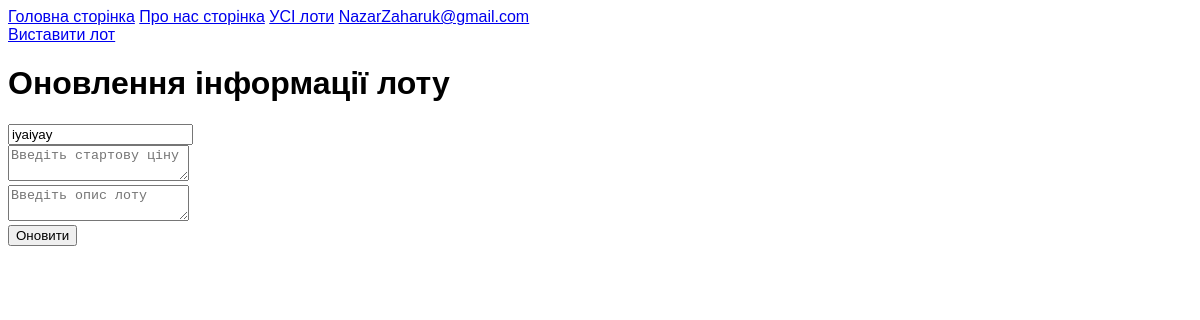
/posts/1/update (signed in), run on an earlier commit of the app's database.
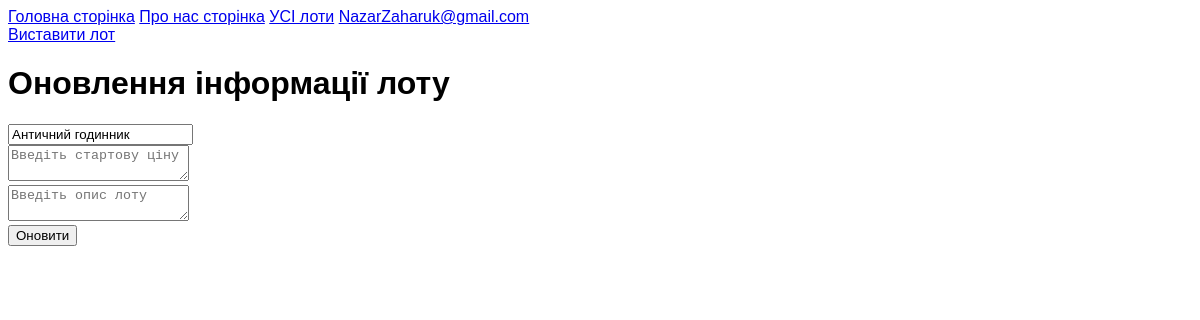
And on a later commit of the database.
### models.py (models this page shows, shortened)
class Lot(db.Model):
    id = db.Column(db.Integer, primary_key=True)
    title = db.Column(db.String(100), nullable=False)
    descr = db.Column(db.String(3000), nullable=False)
    min_val = db.Column(db.Integer, nullable=False)
    current_val = db.Column(db.Integer)
    photo = db.Column(db.BLOB)
    date = db.Column(db.DateTime, default=datetime.now())
    owner_id = db.Column(db.Integer)
    current_owner_id = db.Column(db.Integer)
    status = db.Column(db.String(10), default='Active')

### routes.py (the view)
@app.route('/posts/<int:id>/update', methods=['POST', 'GET'])
@login_required
def post_update(id):
    upload_date()
    lot = Lot.query.get(id)
    user = User.query.get(lot.current_owner_id)
    if request.method == "POST":
        Lot.title = request.form['title']
        Lot.descr = request.form['descr']
        Lot.min_val = request.form['min_val']
        try:
            db.session.commit()
            return redirect('/posts')
        except SQLAlchemyError as e:
            return 'Щось пішло не так при редагуванні лоту'
    else:
        return render_template('post_update.html', lot=lot, user=user)

### routes.py (called while the page is built)
def upload_date():
    lots = Lot.query.filter_by(status='Active').all()
    now = datetime.now()
    for lot in lots:
        if now - lot.date >= timedelta(days=7):
            lot.status = 'Inactive'
    db.session.commit()

@login_manager.user_loader
def load_user(user_id):
    return User.query.get(user_id)

@app.after_request
def redirect_to_signin(response):
    if response.status_code == 401:
        return redirect(url_for('login_page') + "?next=" + request.url)
    return response

### templates/post_update.html (shortened to what this page needs)
<!doctype html>
<html lang="ukr">
<head>
    <link rel="stylesheet" href="{{ url_for('static', filename='css/main.css') }}">
</head>
<body>
      <nav class="d-inline-flex mt-2 mt-md-0 ms-md-auto">
        <a class="me-3 py-2 link-body-emphasis text-decoration-none" href="/">Головна сторінка</a>
        <a class="me-3 py-2 link-body-emphasis text-decoration-none" href="/about">Про нас сторінка</a>
        <a class="me-3 py-2 link-body-emphasis text-decoration-none" href="/posts">УСІ лоти</a>
          {% if not current_user.is_authenticated %}
          <a class="me-3 py-2 link-body-emphasis text-decoration-none" href="/login">Вхід</a>
          {% else %}
          <a class="me-3 py-2 link-body-emphasis text-decoration-none" href="/login">{{ current_user.email}}</a>
          {% endif %}
      </nav>
        <nav>
            <a class="btn btn-warning" href="/create_lots">Виставити лот</a>
        </nav>
<div class="container">
    <h1>Оновлення інформації лоту</h1>
    <form method="post">
        <input type="text" name="title" id="title" class="form-control" value="{{ lot.title }}" placeholder="Введіть назву лоту"><br>
        <textarea name="intro" id="intro" class="form-control" placeholder="Введіть стартову ціну">{{ lot.intro }}</textarea><br>
        <textarea name="text" id="text" class="form-control" placeholder="Введіть опис лоту">{{ lot.text }}</textarea><br>
        <input type="submit" class="btn btn-success" value="Оновити">
    </form>
</div>
</body>
</html>

What changed in the data, as far as the page shows it:
changed Lot: title "іуаіуау" → "Античний годинник"
